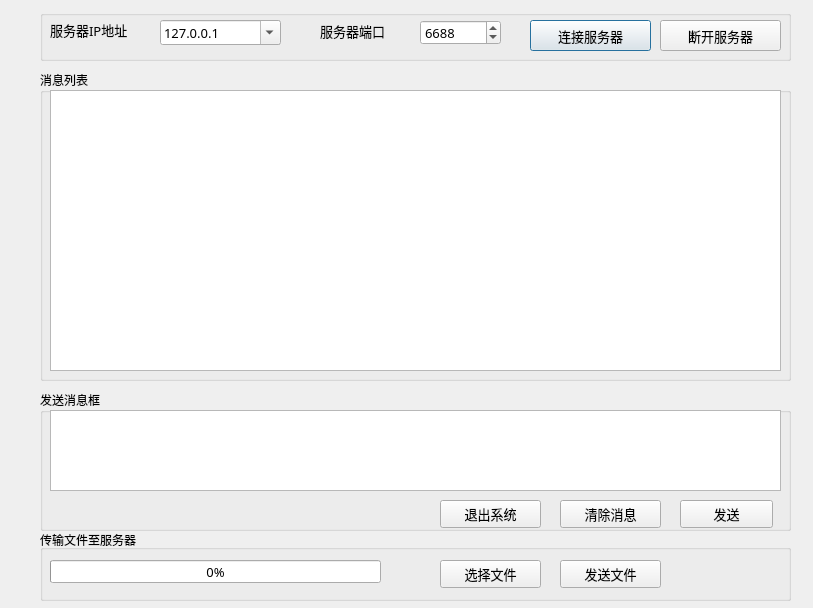
<?xml version="1.0" encoding="UTF-8"?>
<ui version="4.0">
 <class>MainDialog</class>
 <widget class="QDialog" name="MainDialog">
  <property name="geometry">
   <rect>
    <x>0</x>
    <y>0</y>
    <width>813</width>
    <height>608</height>
   </rect>
  </property>
  <property name="windowTitle">
   <string>客户端与服务器架构系统-TCP客户端</string>
  </property>
  <property name="windowIcon">
   <iconset resource="images.qrc">
    <normaloff>:/new/prefix1/image/logo.jpg</normaloff>:/new/prefix1/image/logo.jpg</iconset>
  </property>
  <widget class="QLabel" name="label">
   <property name="geometry">
    <rect>
     <x>50</x>
     <y>20</y>
     <width>101</width>
     <height>19</height>
    </rect>
   </property>
   <property name="font">
    <font>
     <family>微软雅黑</family>
     <pointsize>10</pointsize>
    </font>
   </property>
   <property name="text">
    <string>服务器IP地址</string>
   </property>
  </widget>
  <widget class="QLabel" name="label_2">
   <property name="geometry">
    <rect>
     <x>320</x>
     <y>20</y>
     <width>101</width>
     <height>21</height>
    </rect>
   </property>
   <property name="font">
    <font>
     <family>微软雅黑</family>
     <pointsize>10</pointsize>
    </font>
   </property>
   <property name="text">
    <string>服务器端口</string>
   </property>
  </widget>
  <widget class="QComboBox" name="comboBox_ServerIP">
   <property name="geometry">
    <rect>
     <x>160</x>
     <y>20</y>
     <width>121</width>
     <height>25</height>
    </rect>
   </property>
   <property name="font">
    <font>
     <family>微软雅黑</family>
     <pointsize>10</pointsize>
    </font>
   </property>
   <property name="editable">
    <bool>true</bool>
   </property>
   <item>
    <property name="text">
     <string>127.0.0.1</string>
    </property>
   </item>
  </widget>
  <widget class="QSpinBox" name="spinBox_ServerPort">
   <property name="geometry">
    <rect>
     <x>420</x>
     <y>20</y>
     <width>81</width>
     <height>25</height>
    </rect>
   </property>
   <property name="font">
    <font>
     <family>微软雅黑</family>
     <pointsize>10</pointsize>
    </font>
   </property>
   <property name="maximum">
    <number>65535</number>
   </property>
   <property name="value">
    <number>6688</number>
   </property>
  </widget>
  <widget class="QPushButton" name="pushButton_ConnectServer">
   <property name="geometry">
    <rect>
     <x>530</x>
     <y>20</y>
     <width>121</width>
     <height>31</height>
    </rect>
   </property>
   <property name="font">
    <font>
     <family>微软雅黑</family>
     <pointsize>10</pointsize>
    </font>
   </property>
   <property name="text">
    <string>连接服务器</string>
   </property>
   <property name="icon">
    <iconset resource="images.qrc">
     <normaloff>:/new/prefix1/image/connect.jpg</normaloff>:/new/prefix1/image/connect.jpg</iconset>
   </property>
  </widget>
  <widget class="QPushButton" name="pushButton_Disconnect">
   <property name="geometry">
    <rect>
     <x>660</x>
     <y>20</y>
     <width>121</width>
     <height>31</height>
    </rect>
   </property>
   <property name="font">
    <font>
     <family>微软雅黑</family>
     <pointsize>10</pointsize>
    </font>
   </property>
   <property name="text">
    <string>断开服务器</string>
   </property>
   <property name="icon">
    <iconset resource="images.qrc">
     <normaloff>:/new/prefix1/image/disconnect.jpg</normaloff>:/new/prefix1/image/disconnect.jpg</iconset>
   </property>
  </widget>
  <widget class="QPlainTextEdit" name="plainTextEdit_MsgList">
   <property name="geometry">
    <rect>
     <x>50</x>
     <y>90</y>
     <width>731</width>
     <height>281</height>
    </rect>
   </property>
   <property name="font">
    <font>
     <family>微软雅黑</family>
     <pointsize>10</pointsize>
    </font>
   </property>
  </widget>
  <widget class="QPlainTextEdit" name="plainTextEdit_SendMsg">
   <property name="geometry">
    <rect>
     <x>50</x>
     <y>410</y>
     <width>731</width>
     <height>81</height>
    </rect>
   </property>
   <property name="font">
    <font>
     <family>微软雅黑</family>
     <pointsize>10</pointsize>
    </font>
   </property>
  </widget>
  <widget class="QProgressBar" name="progressBar">
   <property name="geometry">
    <rect>
     <x>50</x>
     <y>560</y>
     <width>331</width>
     <height>23</height>
    </rect>
   </property>
   <property name="font">
    <font>
     <family>微软雅黑</family>
     <pointsize>10</pointsize>
    </font>
   </property>
   <property name="value">
    <number>0</number>
   </property>
  </widget>
  <widget class="QPushButton" name="pushButton_SelectFile">
   <property name="geometry">
    <rect>
     <x>440</x>
     <y>560</y>
     <width>101</width>
     <height>28</height>
    </rect>
   </property>
   <property name="font">
    <font>
     <family>微软雅黑</family>
     <pointsize>10</pointsize>
    </font>
   </property>
   <property name="text">
    <string>选择文件</string>
   </property>
   <property name="icon">
    <iconset resource="images.qrc">
     <normaloff>:/new/prefix1/image/openfile.jpg</normaloff>:/new/prefix1/image/openfile.jpg</iconset>
   </property>
  </widget>
  <widget class="QPushButton" name="pushButton_SendFile">
   <property name="geometry">
    <rect>
     <x>560</x>
     <y>560</y>
     <width>101</width>
     <height>28</height>
    </rect>
   </property>
   <property name="font">
    <font>
     <family>微软雅黑</family>
     <pointsize>10</pointsize>
    </font>
   </property>
   <property name="text">
    <string>发送文件</string>
   </property>
   <property name="icon">
    <iconset resource="images.qrc">
     <normaloff>:/new/prefix1/image/sendfile.jpg</normaloff>:/new/prefix1/image/sendfile.jpg</iconset>
   </property>
  </widget>
  <widget class="QGroupBox" name="groupBox">
   <property name="geometry">
    <rect>
     <x>40</x>
     <y>10</y>
     <width>751</width>
     <height>51</height>
    </rect>
   </property>
   <property name="title">
    <string/>
   </property>
  </widget>
  <widget class="QGroupBox" name="groupBox_2">
   <property name="geometry">
    <rect>
     <x>40</x>
     <y>70</y>
     <width>751</width>
     <height>311</height>
    </rect>
   </property>
   <property name="font">
    <font>
     <family>微软雅黑</family>
    </font>
   </property>
   <property name="title">
    <string>消息列表</string>
   </property>
  </widget>
  <widget class="QGroupBox" name="groupBox_3">
   <property name="geometry">
    <rect>
     <x>40</x>
     <y>390</y>
     <width>751</width>
     <height>141</height>
    </rect>
   </property>
   <property name="font">
    <font>
     <family>微软雅黑</family>
    </font>
   </property>
   <property name="title">
    <string>发送消息框</string>
   </property>
   <widget class="QPushButton" name="pushButton_Exit">
    <property name="geometry">
     <rect>
      <x>400</x>
      <y>110</y>
      <width>101</width>
      <height>28</height>
     </rect>
    </property>
    <property name="font">
     <font>
      <family>微软雅黑</family>
      <pointsize>10</pointsize>
     </font>
    </property>
    <property name="text">
     <string>退出系统</string>
    </property>
    <property name="icon">
     <iconset resource="images.qrc">
      <normaloff>:/new/prefix1/image/exit.jpg</normaloff>:/new/prefix1/image/exit.jpg</iconset>
    </property>
   </widget>
   <widget class="QPushButton" name="pushButton_Clear">
    <property name="geometry">
     <rect>
      <x>520</x>
      <y>110</y>
      <width>101</width>
      <height>28</height>
     </rect>
    </property>
    <property name="font">
     <font>
      <family>微软雅黑</family>
      <pointsize>10</pointsize>
     </font>
    </property>
    <property name="text">
     <string>清除消息</string>
    </property>
    <property name="icon">
     <iconset resource="images.qrc">
      <normaloff>:/new/prefix1/image/clear.jpg</normaloff>:/new/prefix1/image/clear.jpg</iconset>
    </property>
   </widget>
   <widget class="QPushButton" name="pushButton_SendMsg">
    <property name="geometry">
     <rect>
      <x>640</x>
      <y>110</y>
      <width>93</width>
      <height>28</height>
     </rect>
    </property>
    <property name="font">
     <font>
      <family>微软雅黑</family>
      <pointsize>10</pointsize>
     </font>
    </property>
    <property name="text">
     <string>发送</string>
    </property>
    <property name="icon">
     <iconset resource="images.qrc">
      <normaloff>:/new/prefix1/image/sendmsg.jpg</normaloff>:/new/prefix1/image/sendmsg.jpg</iconset>
    </property>
   </widget>
  </widget>
  <widget class="QGroupBox" name="groupBox_4">
   <property name="geometry">
    <rect>
     <x>40</x>
     <y>530</y>
     <width>751</width>
     <height>71</height>
    </rect>
   </property>
   <property name="title">
    <string>传输文件至服务器</string>
   </property>
  </widget>
  <zorder>groupBox_4</zorder>
  <zorder>groupBox_3</zorder>
  <zorder>groupBox_2</zorder>
  <zorder>groupBox</zorder>
  <zorder>label</zorder>
  <zorder>label_2</zorder>
  <zorder>comboBox_ServerIP</zorder>
  <zorder>spinBox_ServerPort</zorder>
  <zorder>pushButton_ConnectServer</zorder>
  <zorder>pushButton_Disconnect</zorder>
  <zorder>plainTextEdit_MsgList</zorder>
  <zorder>plainTextEdit_SendMsg</zorder>
  <zorder>progressBar</zorder>
  <zorder>pushButton_SelectFile</zorder>
  <zorder>pushButton_SendFile</zorder>
 </widget>
 <resources>
  <include location="images.qrc"/>
 </resources>
 <connections/>
</ui>
